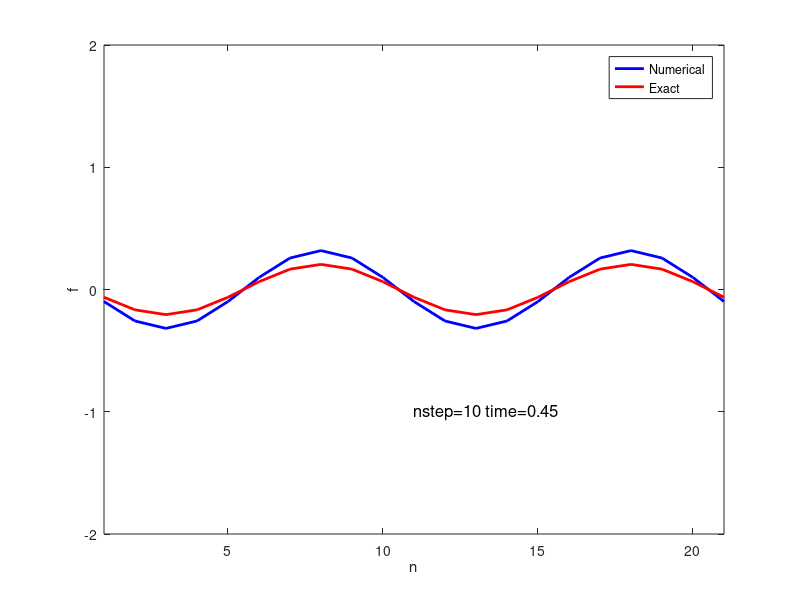

This figure's MATLAB source:
clc;clear;
close all;
%% Constants
FIGS = 10;
A = 0.5;
k = 2*pi;
D = 0.05;
U = 1;
n = 21;
h = 2/(n-1);
x = 0:h:2;
dt=0.05;
%%
y2 = A*sin(k*x); % Initial phase

for i=0:FIGS-1
    t=i*dt;
    y1 = exp(1)^(-D*k^2*t)*A*sin(k*(x-U*t));
    plot(1:n, y2, '-b', 'LineWidth', 2);
    hold on;
    plot(1:n, y1, '-r', 'LineWidth', 2);
    hold off;

    legend('Numerical', 'Exact');
    xlabel('n');ylabel('f');
    xlim([1 n]);ylim([-4*A 4*A]);
    str = sprintf("nstep=%d time=%.2f", i+1, t);
    text(11, -1, str, "Color", 'k', 'FontSize', 12); % Required

    %% Compute next numerical sequence
    newy=zeros(1, n);
    calc = @(a,b,c)(b-(c-a)*U*dt/2/h+(c-2*b+a)*D*dt/h/h); % shortcut
    for j=2:n-1
        newy(j) = calc(y2(j-1), y2(j), y2(j+1));
    end
    newy(1) = calc(y2(n-1), y2(1), y2(2)); % Special judge for boundaries
    % Regard node 1 and node n as the same node.
    % Then turn the sequence into a ring:
    % ...--(n-1)--(1|n)--2--3--...--(n-1)--(1|n)--2--3--...
    newy(n) = newy(1);
    y2=newy;
    %%

    pause(1);
end
